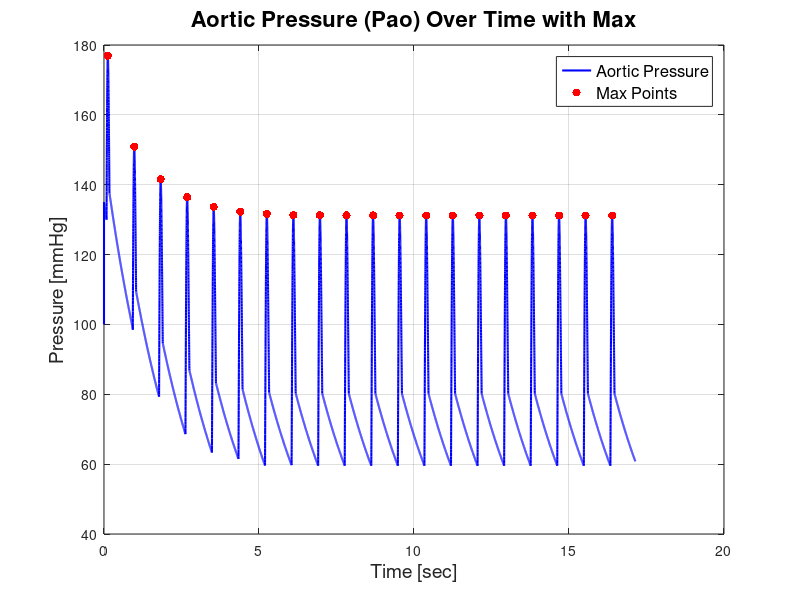
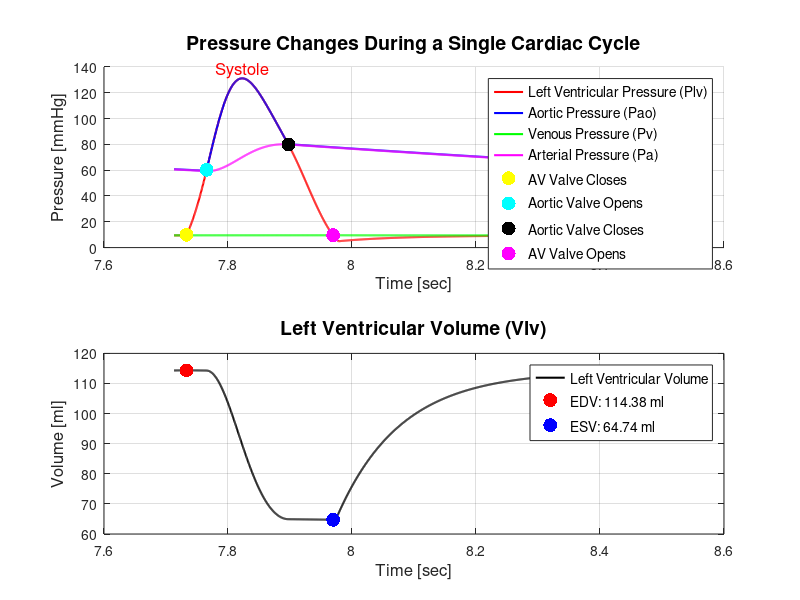
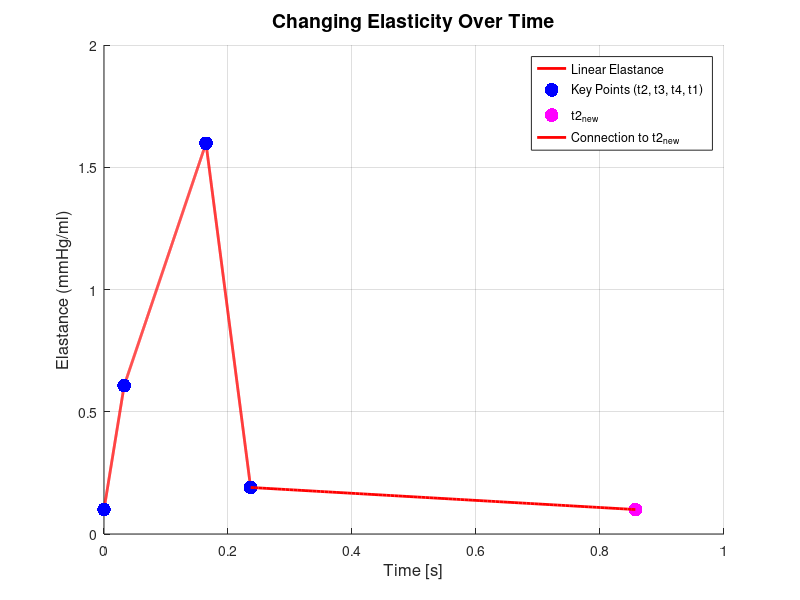
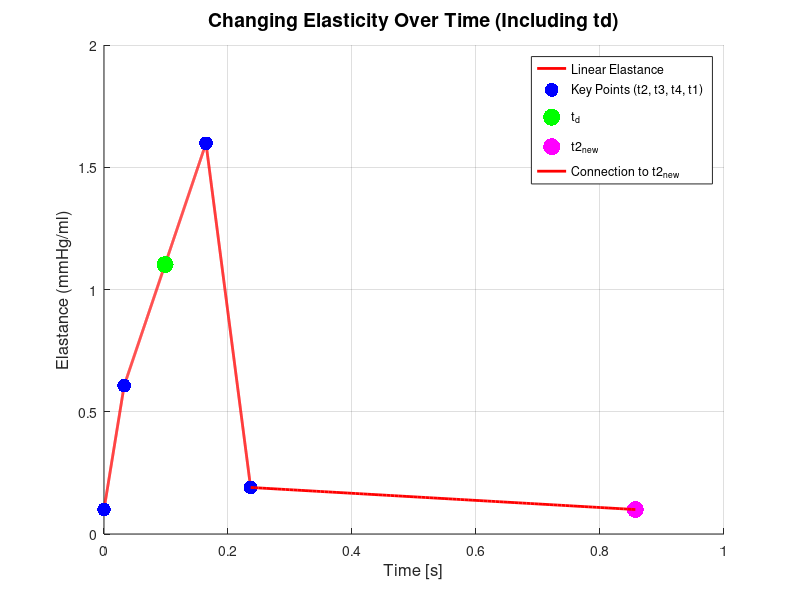

Here is the MATLAB script that generated these plots, in order:
clc ; clear all ; close all ;

%%%%%%%%%%%%%%%%%%%%%%%%%%%%%%%%%%%%%%%%%%%%%%%%%%%%%
%%%%%% Simulation of the Cardiovascular System %%%%%%
%%%%%%%%%%%%%%%%%%%%%%%%%%%%%%%%%%%%%%%%%%%%%%%%%%%%%

%% Complete the code in places where the "..." string appears %%

%% Flags:
Plot_flag = 1; % 0 = off , 1 = on
 
%% system parameters:
% Time parameters
HR           = 60+3+7 ; % [BPM] % 60 + sum of last digits from all members
dt           = 5e-4        ; % [sec]
Heart_cycles = 20          ; % total heart cycles
N_per_cycle      = round(60 / (HR * dt))     ; % number of steps per heart cycle

% Heart parameters
V0           = 15  ; % [ml] V0 for Plv calculation
Emax         = 2.0 ; % contractility
N_Systole    = round(N_per_cycle * 1/3); % number of points per ventricle Systole
N_Diastole   = round(N_per_cycle * 2/3); % number of points per ventricle Diastole
n_s = 1:N_Systole;
E_norm_systole(n_s) = 0.5 * (1 + sin((2*pi*n_s)/N_Systole - pi/2));
E_norm_systole(N_Systole+1:N_per_cycle) = 0;
E_diastole = 10/(120-V0);
E = max(E_diastole, Emax * E_norm_systole);% Heart Elasticity: combine Systole (elasticity function) & Diastole (uniform value) 
 
% Vascular constants:
Ra = 0.1;  % arterial resistance 
Rp = 1.0;  % peripheral resistance
Rv = 0.01; % venous filling resistance
Ca = 2.0;  % arterial compliance
Cv = 300.0; % venous compliance 
 
% Initiate variables:
%Volume [ml]
Vlv(1)  = 120;  % left ventricle
Va(1)   = 270;  % arteries
Vv(1)   = 2700; % veins 
%Pressure [mmHg]
Plv(1)  = 0;    % left ventricle
Pa(1)   = 70;   % arterial capacitor
Pv(1)   = 9;    % venous filling 
Pao(1)  = 100;   % aorta
%Flow [ml/sec]
Qlv(1)  = 0;    % left ventricle (outflow)
Qp(1)   = 0;    % peripheral resistance
Qv(1)   = 0;    % ventricle filling (inflow)
 
%% Main Program
% Initialization of continuous variables:
Vlv_full = []; Va_full = []; Vv_full = [];
Plv_full = []; Pa_full = []; Pv_full = []; Pao_full = [];
Qlv_full = []; Qp_full = []; Qv_full = [];

% Main Program:
for CycleIdx = 1:Heart_cycles % Main loop for each heart cycle  
    for StepInCycle = 2:N_per_cycle
        % Volumes [ml]
        Vlv(StepInCycle) = Vlv(StepInCycle-1) + (Qv(StepInCycle-1) - Qlv(StepInCycle-1)) * dt;
        Va(StepInCycle) = Va(StepInCycle-1) + (Qlv(StepInCycle-1) - Qp(StepInCycle-1)) * dt;
        Vv(StepInCycle) = Vv(StepInCycle-1) + (Qp(StepInCycle-1) - Qv(StepInCycle-1)) * dt;

        % Pressures [mmHg]
        Plv(StepInCycle) = E(StepInCycle) * (Vlv(StepInCycle) - V0);
        Pa(StepInCycle) = Va(StepInCycle) / Ca;
        Pv(StepInCycle) = Vv(StepInCycle) / Cv;

        % Update aortic pressure
        if Plv(StepInCycle) > Pa(StepInCycle)
            Pao(StepInCycle) = Plv(StepInCycle);
        else
            Pao(StepInCycle) = Pa(StepInCycle) + Qlv(StepInCycle-1) * Ra;
        end

        % Flows [ml/sec]
        Qlv(StepInCycle) = max(0, (Pao(StepInCycle) - Pa(StepInCycle)) / Ra);  
        Qp(StepInCycle) = max(0, (Pa(StepInCycle) - Pv(StepInCycle)) / Rp); 
        Qv(StepInCycle) = max(0, (Pv(StepInCycle) - Plv(StepInCycle)) / Rv);  
    end

    % Save each variable from the current cycle to a continuous variable:
    Vlv_full = [Vlv_full, Vlv];
    Va_full = [Va_full, Va];
    Vv_full = [Vv_full, Vv];
    Plv_full = [Plv_full, Plv];
    Pa_full = [Pa_full, Pa];
    Pv_full = [Pv_full, Pv];
    Pao_full = [Pao_full, Pao];
    Qlv_full = [Qlv_full, Qlv];
    Qp_full = [Qp_full, Qp];
    Qv_full = [Qv_full, Qv];

    % Update the initial variables before the next cycle:
    % Volumes [ml]
    Vlv(1) = Vlv(end); % Left ventricle
    Va(1) = Va(end); % Arteries
    Vv(1) = Vv(end); % Veins

    % Pressures [mmHg]
    Plv(1) = Plv(end); % Left ventricle
    Pa(1) = Pa(end); % Arterial capacitor
    Pv(1) = Pv(end); % Venous filling
    Pao(1) = Pao(end); % Aorta

    % Flows [ml/sec]
    Qlv(1) = Qlv(end); % Left ventricle (outflow)
    Qp(1) = Qp(end); % Peripheral resistance
    Qv(1) = Qv(end); % Ventricle filling (inflow)
end

 
%% Plot
%%%%%%%%%%%%%%%%%%%%%%%%%%%%%%%%%%%%%%%%%%%%%%%%%%%%%
%Q1
%%%%%%%%%%%%%%%%%%%%%%%%%%%%%%%%%%%%%%%%%%%%%%%%%%%%%

% Time vector for plotting
total_steps = length(Pao_full);
t = (0:(total_steps - 1)) * dt;

% Plot aortic pressure (Pao) over time
figure;
plot(t, Pao_full, 'b-', 'LineWidth', 1.5); % Plot Pao as a function of time
hold on;

% Initialize arrays to store maxima values and their corresponding times
Pao_max_values = zeros(1, Heart_cycles);
time_max_values = zeros(1, Heart_cycles);

% Find and mark the maxima of Pao for each heart cycle
for cycle = 1:Heart_cycles
    % Indices for the current cycle
    start_idx = (cycle - 1) * N_per_cycle + 1;
    end_idx = cycle * N_per_cycle;

    % Find the maximum Pao value within the current cycle
    [Pao_max_values(cycle), max_idx] = max(Pao_full(start_idx:end_idx));
    time_max_values(cycle) = t(start_idx + max_idx - 1);

    % Mark the maximum point on the plot
    scatter(time_max_values(cycle), Pao_max_values(cycle), 'r', 'filled'); % Red dot for maxima
end

% Add title and labels to the plot
title('Aortic Pressure (Pao) Over Time with Max', 'FontSize', 16);
xlabel('Time [sec]', 'FontSize', 14);
ylabel('Pressure [mmHg]', 'FontSize', 14);

% Add legend
legend('Aortic Pressure', 'Max Points', 'FontSize', 12);

% Add grid for better visualization
grid on;

% Hold off to finish the plot
hold off;

% Selected cycle for analysis (cycle number 20)
selected_cycle = 20;

% Find start and end indices for cycle 20
start_idx_20 = (selected_cycle - 1) * N_per_cycle + 1;
end_idx_20 = selected_cycle * N_per_cycle;

% 1.2.1 Find the maximum value in cycle 20
[max_Pao_20, max_idx_20] = max(Pao_full(start_idx_20:end_idx_20));
fprintf('1.2.1 The maximum value in cycle 20 is: %.2f mmHg\n', max_Pao_20);

%1.2.2
% Establish the acceptable range for stabilization as ±1% around the maximum value in cycle 20
Pao_lower_bound = 0.99 * Pao_max_values(20);
Pao_upper_bound = 1.01 * Pao_max_values(20); 

% Find the first cycle where the peak pressures fall within the stabilization range
stabilization_cycle_idx = find(Pao_max_values >= Pao_lower_bound & Pao_max_values <= Pao_upper_bound, 1, 'first');

% Assign the stabilization cycle
stabilization_cycle = stabilization_cycle_idx;

% Print the result
fprintf('1.2.2 The pressure stabilizes after %d heartbeats.\n', stabilization_cycle);


% 1.2.3 Calculate the time difference between successive maxima, starting from cycle 6
% Extract time maxima from cycle 6 onwards
time_max_values_stabilized = time_max_values(stabilization_cycle:end);

% Calculate differences between successive maxima for stabilized region
time_difference = diff(time_max_values_stabilized);

% Print the result
fprintf('1.2.3 Average time between successive max (from cycle 6 onwards): %.4f seconds\n', mean(time_difference));

%%%%%%%%%%%%%%%%%%%%%%%%%%%%%%%%%%%%%%%%%%%%%%%%%%%%%
%Q2
%%%%%%%%%%%%%%%%%%%%%%%%%%%%%%%%%%%%%%%%%%%%%%%%%%%%%
% Define time vector for plotting
t = (0:(length(Pao_full) - 1)) * dt;

% Define the range for the selected single cardiac cycle
selected_cycle = 10; %Selected cycle after stabilization
start_idx = (selected_cycle - 1) * N_per_cycle + 1;
end_idx = selected_cycle * N_per_cycle;
t_cycle = t(start_idx:end_idx); % Time vector for the selected cycle

% Identify valve events
% Aortic valve events
aortic_open_idx = find(Plv_full(start_idx:end_idx) >= Pao_full(start_idx:end_idx), 1, 'first');
% Aortic valve closing: happens when Pao > Plv after opening
aortic_close_idx = find(Pao_full(start_idx:end_idx) > Plv_full(start_idx:end_idx) & ...
                        (1:length(Pao_full(start_idx:end_idx))') > aortic_open_idx, 1, 'first');

% AV valve events
av_close_idx = find(Plv_full(start_idx:end_idx) > Pv_full(start_idx:end_idx), 1, 'first');
av_open_idx = find(Pv_full(start_idx:end_idx) > Plv_full(start_idx:end_idx) & ...
                   (1:length(Pv_full(start_idx:end_idx))') > aortic_close_idx, 1, 'first');

% Plot all parameters together in one figure
figure;

% Plot Plv, Pao, Pv, and Pa on the same graph
subplot(2, 1, 1);
hold on;
plot(t_cycle, Plv_full(start_idx:end_idx), 'r', 'LineWidth', 1.5, 'DisplayName', 'Left Ventricular Pressure (Plv)');
plot(t_cycle, Pao_full(start_idx:end_idx), 'b', 'LineWidth', 1.5, 'DisplayName', 'Aortic Pressure (Pao)');
plot(t_cycle, Pv_full(start_idx:end_idx), 'g', 'LineWidth', 1.5, 'DisplayName', 'Venous Pressure (Pv)');
plot(t_cycle, Pa_full(start_idx:end_idx), 'm', 'LineWidth', 1.5, 'DisplayName', 'Arterial Pressure (Pa)');

% Mark valve events
scatter(t_cycle(av_close_idx), Plv_full(start_idx + av_close_idx - 1), 100, 'filled', 'MarkerFaceColor', 'y', 'DisplayName', 'AV Valve Closes');
scatter(t_cycle(aortic_open_idx), Plv_full(start_idx + aortic_open_idx - 1), 100, 'filled', 'MarkerFaceColor', 'c', 'DisplayName', 'Aortic Valve Opens');
scatter(t_cycle(aortic_close_idx), Pa_full(start_idx + aortic_close_idx - 1), 100, 'filled', 'MarkerFaceColor', 'k', 'DisplayName', 'Aortic Valve Closes');
scatter(t_cycle(av_open_idx), Pv_full(start_idx + av_open_idx - 1), 100, 'filled', 'MarkerFaceColor', 'm', 'DisplayName', 'AV Valve Opens');

% Add systole and diastole text
[~, systole_peak_idx] = max(Pao_full(start_idx:end_idx)); % Systole peak index
text(t_cycle(systole_peak_idx), max(Pao_full(start_idx:end_idx)) * 1.05, 'Systole', 'FontSize', 12, 'Color', 'r', 'HorizontalAlignment', 'center');
text(t_cycle(round(length(t_cycle) * 0.7)), min(Pa_full(start_idx:end_idx)) * 1.1, ...
    'Diastole', 'FontSize', 12, 'Color', 'b', 'HorizontalAlignment', 'center');
% Add title, legend, and labels
title('Pressure Changes During a Single Cardiac Cycle', 'FontSize', 14);
xlabel('Time [sec]', 'FontSize', 12);
ylabel('Pressure [mmHg]', 'FontSize', 12);
legend('Location', 'best', 'FontSize', 10);
grid on;
hold off;

% Plot Left Ventricular Volume (Vlv) in the second subplot
subplot(2, 1, 2);
plot(t_cycle, Vlv_full(start_idx:end_idx), 'k', 'LineWidth', 1.5);
hold on;

% Highlight EDV and ESV
[~, edv_idx] = max(Vlv_full(start_idx:end_idx)); % End-diastolic volume (EDV)
EDV = Vlv_full(start_idx + edv_idx - 1);
scatter(t_cycle(edv_idx), EDV, 100, 'r', 'filled');

[~, esv_idx] = min(Vlv_full(start_idx:end_idx)); % End-systolic volume (ESV)
ESV = Vlv_full(start_idx + esv_idx - 1);
scatter(t_cycle(esv_idx), ESV, 100, 'b', 'filled');

% Calculate and display Stroke Volume (SV)
SV = EDV - ESV;
legend('Left Ventricular Volume', sprintf('EDV: %.2f ml', EDV), sprintf('ESV: %.2f ml', ESV), 'FontSize', 10, 'Location', 'best');

% Add title, labels, and legend
title('Left Ventricular Volume (Vlv)', 'FontSize', 14);
xlabel('Time [sec]', 'FontSize', 12);
ylabel('Volume [ml]', 'FontSize', 12);
grid on;
hold off;

% Print values
fprintf('2 ');
fprintf('End-Diastolic Volume (EDV): %.2f ml\n', EDV);
fprintf('End-Systolic Volume (ESV): %.2f ml\n', ESV);
fprintf('Stroke Volume (SV): %.2f ml\n', SV);

% Print valve event times
if ~isempty(aortic_open_idx)
    fprintf('Aortic Valve Opens at Time: %.4f sec\n', t_cycle(aortic_open_idx));
end
if ~isempty(aortic_close_idx)
    fprintf('Aortic Valve Closes at Time: %.4f sec\n', t_cycle(aortic_close_idx));
end
if ~isempty(av_open_idx)
    fprintf('AV Valve Opens at Time: %.4f sec\n', t_cycle(av_open_idx));
end
if ~isempty(av_close_idx)
    fprintf('AV Valve Closes at Time: %.4f sec\n', t_cycle(av_close_idx));
end

%%%%%%%%%%%%%%%%%%%%%%%%%%%%%%%%%%%%%%%%%%%%%%%%%%%%%
%Q3
%%%%%%%%%%%%%%%%%%%%%%%%%%%%%%%%%%%%%%%%%%%%%%%%%%%%%
%%  3.1 

% Define key indices based on cardiac events
mvc_idx = av_close_idx; % MVC: Mitral Valve Closes
avo_idx = aortic_open_idx; % AVO: Aortic Valve Opens
avc_idx = aortic_close_idx; % AVC: Aortic Valve Closes
mvo_idx = av_open_idx; % MVO: Mitral Valve Opens

% Calculate time for each point relative to t2
t2 = 0; % t2 is the starting point (MVC)
t3 = t_cycle(avo_idx) - t_cycle(mvc_idx); % Time for t3 relative to t2
t4 = t_cycle(avc_idx) - t_cycle(mvc_idx); % Time for t4 relative to t2
t1 = t_cycle(mvo_idx) - t_cycle(mvc_idx); % Time for t1 relative to t2

% Assign volumes and pressures
V2 = Vlv_full(start_idx + mvc_idx - 1); % Volume at t2 (MVC)
P2 = Plv_full(start_idx + mvc_idx - 1); % Pressure at t2 (MVC)

V3 = Vlv_full(start_idx + avo_idx - 1); % Volume at t3 (AVO)
P3 = Plv_full(start_idx + avo_idx - 1); % Pressure at t3 (AVO)

V4 = Vlv_full(start_idx + avc_idx - 1); % Volume at t4 (AVC)
P4 = Plv_full(start_idx + avc_idx - 1); % Pressure at t4 (AVC)

V1 = Vlv_full(start_idx + mvo_idx - 1); % Volume at t1 (MVO)
P1 = Plv_full(start_idx + mvo_idx - 1); % Pressure at t1 (MVO)

% Display results
fprintf('3.1 ');
fprintf('Point t2 (MVC): t = %.2f s, V = %.2f ml, P = %.2f mmHg\n', t2, V2, P2);
fprintf('Point t3 (AVO): t = %.2f s, V = %.2f ml, P = %.2f mmHg\n', t3, V3, P3);
fprintf('Point t4 (AVC): t = %.2f s, V = %.2f ml, P = %.2f mmHg\n', t4, V4, P4);
fprintf('Point t1 (MVO): t = %.2f s, V = %.2f ml, P = %.2f mmHg\n', t1, V1, P1);

%% 3.2.1 - Linear Elastance Calculation

%{
% Define the time points (in s)
time_points = [0.00, 0.03, 0.16, 0.24]; % Time in s
%}

time_points = [t2, t3, t4, t1]; % Time in s

% Calculate elastance values 
E1 = P1 / (V1 - V0);
E2 = P2 / (V2 - V0);
E3 = P3 / (V3 - V0);
E4 = P4 / (V4 - V0);

% Create a list of elastance values
E_values = [E2, E3, E4, E1]; % Start from t2 to match the sequence t2 -> t3 -> t4 -> t1

% Generate a dense time vector for interpolation
time_dense = linspace(time_points(1), time_points(end), N_per_cycle); 

% Interpolate elastance values linearly across the given time points
E_dense = interp1(time_points, E_values, time_dense, 'linear');

% Calculate t2_new
t1 = time_points(4); % Time of t1
t2 = time_points(1); % Time of t2
cycle_duration = N_per_cycle * dt; % Full heart cycle duration
t2_new =  t2 + cycle_duration; % New t2 (end of diastole)

% Define the linear connection between t1 and t2_new
connection_time = linspace(t1, t2_new, 100);
connection_elastance = linspace(E_values(end), E_values(1), 100);

figure;
hold on;

% Plot the linear elastance curve
plot(time_dense, E_dense, 'r-', 'LineWidth', 2, 'DisplayName', 'Linear Elastance');

% Mark specific elastance points (t2, t3, t4, t1) in blue
scatter(time_points, E_values, 100, 'b', 'filled', 'DisplayName', 'Key Points (t2, t3, t4, t1)')

% Mark t2_new in blue
scatter(t2_new, connection_elastance(end), 100, 'm', 'filled', 'DisplayName', 't2_{new}');

% Plot the linear connection to t2_new in red
plot(connection_time, connection_elastance, 'r-', 'LineWidth', 2, 'DisplayName', 'Connection to t2_{new}');

% Add labels, legend, and grid
title('Changing Elasticity Over Time', 'FontSize', 14);
xlabel('Time [s]', 'FontSize', 12); % Time in seconds
ylabel('Elastance (mmHg/ml)', 'FontSize', 12);
legend('Location', 'Best');
grid on;
hold off;

%% 3.2.2 - Midpoint Elastance Calculation 

% Define t_d as the exact midpoint for ventricular ejection (between t3 and t4)
t3 = time_points(2); % Time of t3 (AVO) in s
t4 = time_points(3); % Time of t4 (AVC) in s
t_d = t3 + 0.5 * (t4 - t3); % Exact midpoint in s

% Calculate the elastance value at t_d (using the interpolated linear curve)
E_td = interp1(time_dense, E_dense, t_d, 'linear'); % Use interpolated dense curve

% Calculate t2_new
t1 = time_points(4); % Time of t1
t2 = time_points(1); % Time of t2
cycle_duration = N_per_cycle * dt; % Full heart cycle duration
t2_new =  t2 + cycle_duration; % New t2 (end of diastole)

% Define the linear connection between t1 and t2_new
connection_time = linspace(t1, t2_new, 100);
connection_elastance = linspace(E_values(end), E_values(1), 100);

figure;
hold on;

% Plot the linear elastance curve
plot(time_dense, E_dense, 'r-', 'LineWidth', 2, 'DisplayName', 'Linear Elastance');

% Mark specific elastance points (t2, t3, t4, t1) in blue
scatter(time_points, E_values, 100, 'b', 'filled', 'DisplayName', 'Key Points (t2, t3, t4, t1)');

% Mark the midpoint t_d in green
scatter(t_d, E_td, 150, 'g', 'filled', 'DisplayName', 't_d');

% Mark t2_new in purple
scatter(t2_new, connection_elastance(end), 150, 'm', 'filled', 'DisplayName', 't2_{new}');

% Plot the linear connection to t2_new in red
plot(connection_time, connection_elastance, 'r-', 'LineWidth', 2, 'DisplayName', 'Connection to t2_{new}');

% Add labels, legend, and grid
title('Changing Elasticity Over Time (Including td)', 'FontSize', 14);
xlabel('Time [s]', 'FontSize', 12); % Time in milliseconds
ylabel('Elastance (mmHg/ml)', 'FontSize', 12);
legend('Location', 'Best');
grid on;
hold off;

% Print Results for t_d
fprintf('Midpoint t_d and Elastance:\n');
fprintf('t_d = %.4f s\n', t_d);
fprintf('E(t_d) = %.4f mmHg/ml\n', E_td);
fprintf('t2_new = %.4f s\n', t2_new);

%% 3.2.3 

% Define the time vector for E (sinusoidal timeline in s)
t_model = (0:(length(E) - 1)) * dt; % Time in s

time_offset = 0.02; 
time_dense_shifted = time_dense + time_offset;

t1_original = time_points(4); % Original t1 in ms
t2 = time_points(1); % Time of t2 in ms
t1_shifted = t1_original + time_offset; % Shifted t1

% Define t2_new (end of the diastole)
% Verify linear model duration matches cycle duration
cycle_duration = N_per_cycle * dt; % Full heart cycle duration
t2_new =  time_points(1) + cycle_duration; %  t2_new based on full cycle duration


% Define the time and elastance vectors for the linear connection between t1_shifted and t2_new
connection_time = linspace(t1_shifted, t2_new, 100); % Linear time vector
connection_elastance = linspace(E_dense(end), E_dense(1), 100); % Linear elastance decrease

% Plot the graph
figure;
hold on;

% Plot the original shifted elastance curve (red, for all the original points)
plot(time_dense_shifted, E_dense, 'r-', 'LineWidth', 2, 'DisplayName', 'Linear Elastance');

% Plot the linear connection between t1_shifted and t2_new (red)
plot(connection_time, connection_elastance, 'r-', 'LineWidth', 2, 'DisplayName', 'Connection to t2_{new}');

% Plot the sinusoidal elastance curve (black)
plot(t_model, E, 'k-', 'LineWidth', 2, 'DisplayName', 'Sinusoidal Elastance');

% Add the key points in blue
scatter(time_points + time_offset, E_values, 100, 'b', 'filled', 'DisplayName', 'Key Points (t2, t3, t4, t1)');

% Add the t_d point (adjusted for the linear curve shift) in green
scatter(t_d + time_offset, E_td, 150, 'g', 'filled', 'DisplayName', 't_d');

% Add t2_new point in magenta
scatter(t2_new, connection_elastance(end), 150, 'm', 'filled', 'DisplayName', 't2_{new}');

% Add title, labels, and legend
title('Changing Elasticity Over Time (With Sinusodial Elasticity)', 'FontSize', 14);
xlabel('Time [s]', 'FontSize', 12); % Time in seconds
ylabel('Elastance (mmHg/ml)', 'FontSize', 12);
legend('Location', 'Best');
grid on;
hold off;

%%%%%%%%%%%%%%%%%%%%%%%%%%%%%%%%%%%%%%%%%%%%%%%%%%%%%
%Q4
%%%%%%%%%%%%%%%%%%%%%%%%%%%%%%%%%%%%%%%%%%%%%%%%%%%%%
%% Parameters for 4.1 and 4.2
BV_percentages = 50:25:300; % Blood volume percentages
Pao_means = zeros(size(BV_percentages)); % Store mean Pao for each BV percentage
stable_cycle = stabilization_cycle; % Start of stable cycles
stable_start_idx = (stable_cycle - 1) * N_per_cycle + 1; % Index for stable phase

%% Main Program
for i = 1:length(BV_percentages)
    % Adjust initial volumes for each BV percentage
    BV_ratio = BV_percentages(i) / 100;
    Vlv(1) = 120 * BV_ratio;
    Va(1) = 270 * BV_ratio;
    Vv(1) = 2700 * BV_ratio;
    % Initialization of continuous variables:
    Vlv_full = []; Va_full = []; Vv_full = [];
    Plv_full = []; Pa_full = []; Pv_full = []; Pao_full = [];
    Qlv_full = []; Qp_full = []; Qv_full = [];
    for CycleIdx = 1:Heart_cycles % Main loop for each heart cycle  
        for StepInCycle = 2:N_per_cycle
            % Volumes [ml]
            Vlv(StepInCycle) = Vlv(StepInCycle-1) + (Qv(StepInCycle-1) - Qlv(StepInCycle-1)) * dt;
            Va(StepInCycle) = Va(StepInCycle-1) + (Qlv(StepInCycle-1) - Qp(StepInCycle-1)) * dt;
            Vv(StepInCycle) = Vv(StepInCycle-1) + (Qp(StepInCycle-1) - Qv(StepInCycle-1)) * dt;
            % Pressures [mmHg]
            Plv(StepInCycle) = E(StepInCycle) * (Vlv(StepInCycle) - V0);
            Pa(StepInCycle) = Va(StepInCycle) / Ca;
            Pv(StepInCycle) = Vv(StepInCycle) / Cv;
            % Update aortic pressure
            if Plv(StepInCycle) > Pa(StepInCycle)
                Pao(StepInCycle) = Plv(StepInCycle);
            else
                Pao(StepInCycle) = Pa(StepInCycle) + Qlv(StepInCycle-1) * Ra;
            end
            % Flows [ml/sec]
            Qlv(StepInCycle) = max(0, (Pao(StepInCycle) - Pa(StepInCycle)) / Ra);  
            Qp(StepInCycle) = max(0, (Pa(StepInCycle) - Pv(StepInCycle)) / Rp); 
            Qv(StepInCycle) = max(0, (Pv(StepInCycle) - Plv(StepInCycle)) / Rv);  
        end
        % Save each variable from the current cycle to a continuous variable:
        Vlv_full = [Vlv_full, Vlv];
        Va_full = [Va_full, Va];
        Vv_full = [Vv_full, Vv];
        Plv_full = [Plv_full, Plv];
        Pa_full = [Pa_full, Pa];
        Pv_full = [Pv_full, Pv];
        Pao_full = [Pao_full, Pao];
        Qlv_full = [Qlv_full, Qlv];
        Qp_full = [Qp_full, Qp];
        Qv_full = [Qv_full, Qv];
        % Update the initial variables before the next cycle:
        % Volumes [ml]
        Vlv(1) = Vlv(end); % Left ventricle
        Va(1) = Va(end); % Arteries
        Vv(1) = Vv(end); % Veins
        % Pressures [mmHg]
        Plv(1) = Plv(end); % Left ventricle
        Pa(1) = Pa(end); % Arterial capacitor
        Pv(1) = Pv(end); % Venous filling
        Pao(1) = Pao(end); % Aorta
        % Flows [ml/sec]
        Qlv(1) = Qlv(end); % Left ventricle (outflow)
        Qp(1) = Qp(end); % Peripheral resistance
        Qv(1) = Qv(end); % Ventricle filling (inflow)
    end
    % Calculate mean Pao for the stable cycles
    Pao_means(i) = mean(Pao_full(stable_start_idx:end));
end

%% 4.1: Print results
fprintf('4.1: Mean Pao values for different BV percentages:\n');
for i = 1:length(BV_percentages)
    fprintf('BV = %d%%: Mean Pao = %.2f mmHg\n', BV_percentages(i), Pao_means(i));
end

%% 4.2: Plot results
figure;
plot(BV_percentages, Pao_means, '-o', 'LineWidth', 1.5, 'MarkerSize', 8);
hold on;
idx_100 = find(BV_percentages == 100); % Find index for 100% BV
scatter(BV_percentages(idx_100), Pao_means(idx_100), 100, 'r', 'filled', 'DisplayName', '100% BV');
title('Mean Pao vs. BV Percentage', 'FontSize', 16);
xlabel('BV [% of original]', 'FontSize', 14); % Updated label
ylabel('Mean Pao [mmHg]', 'FontSize', 14);
legend('Mean Pao', '100% BV', 'Location', 'Best');
grid on;
hold off;